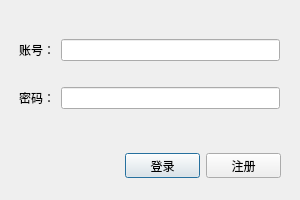
<?xml version="1.0" encoding="UTF-8"?>
<ui version="4.0">
 <class>Login</class>
 <widget class="QDialog" name="Login">
  <property name="geometry">
   <rect>
    <x>0</x>
    <y>0</y>
    <width>300</width>
    <height>200</height>
   </rect>
  </property>
  <property name="minimumSize">
   <size>
    <width>300</width>
    <height>200</height>
   </size>
  </property>
  <property name="maximumSize">
   <size>
    <width>300</width>
    <height>200</height>
   </size>
  </property>
  <property name="windowTitle">
   <string>Dialog</string>
  </property>
  <widget class="QWidget" name="horizontalLayoutWidget">
   <property name="geometry">
    <rect>
     <x>20</x>
     <y>150</y>
     <width>261</width>
     <height>31</height>
    </rect>
   </property>
   <layout class="QHBoxLayout" name="horizontalLayout_2">
    <item>
     <spacer name="horizontalSpacer">
      <property name="orientation">
       <enum>Qt::Horizontal</enum>
      </property>
      <property name="sizeHint" stdset="0">
       <size>
        <width>40</width>
        <height>20</height>
       </size>
      </property>
     </spacer>
    </item>
    <item>
     <widget class="QPushButton" name="loginPushB">
      <property name="sizePolicy">
       <sizepolicy hsizetype="Preferred" vsizetype="Preferred">
        <horstretch>75</horstretch>
        <verstretch>25</verstretch>
       </sizepolicy>
      </property>
      <property name="minimumSize">
       <size>
        <width>75</width>
        <height>25</height>
       </size>
      </property>
      <property name="maximumSize">
       <size>
        <width>75</width>
        <height>25</height>
       </size>
      </property>
      <property name="text">
       <string>登录</string>
      </property>
     </widget>
    </item>
    <item>
     <widget class="QPushButton" name="registerPushB">
      <property name="sizePolicy">
       <sizepolicy hsizetype="Preferred" vsizetype="Preferred">
        <horstretch>75</horstretch>
        <verstretch>25</verstretch>
       </sizepolicy>
      </property>
      <property name="minimumSize">
       <size>
        <width>75</width>
        <height>25</height>
       </size>
      </property>
      <property name="maximumSize">
       <size>
        <width>75</width>
        <height>25</height>
       </size>
      </property>
      <property name="text">
       <string>注册</string>
      </property>
     </widget>
    </item>
   </layout>
  </widget>
  <widget class="QWidget" name="verticalLayoutWidget">
   <property name="geometry">
    <rect>
     <x>19</x>
     <y>19</y>
     <width>261</width>
     <height>111</height>
    </rect>
   </property>
   <layout class="QVBoxLayout" name="verticalLayout">
    <item>
     <layout class="QHBoxLayout" name="horizontalLayout_3">
      <item>
       <widget class="QLabel" name="label">
        <property name="text">
         <string>账号：</string>
        </property>
       </widget>
      </item>
      <item>
       <widget class="QLineEdit" name="account_lineEdit"/>
      </item>
     </layout>
    </item>
    <item>
     <layout class="QHBoxLayout" name="horizontalLayout_4">
      <item>
       <widget class="QLabel" name="label_2">
        <property name="sizePolicy">
         <sizepolicy hsizetype="Preferred" vsizetype="Preferred">
          <horstretch>0</horstretch>
          <verstretch>30</verstretch>
         </sizepolicy>
        </property>
        <property name="text">
         <string>密码：</string>
        </property>
       </widget>
      </item>
      <item>
       <widget class="QLineEdit" name="code_lineEdit"/>
      </item>
     </layout>
    </item>
   </layout>
  </widget>
 </widget>
 <resources/>
 <connections/>
</ui>
